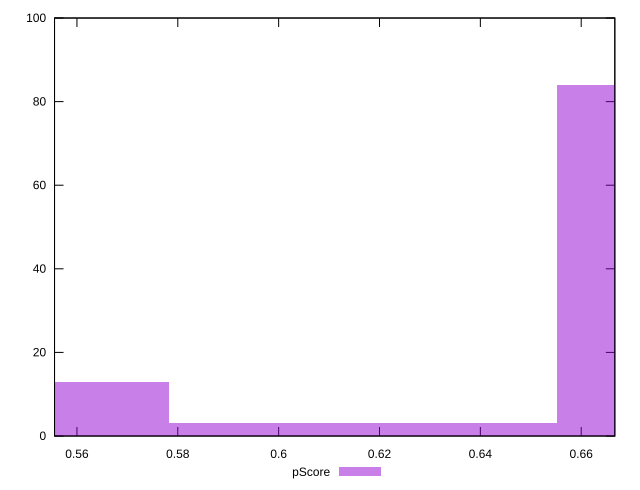

Reproduce this figure in gnuplot.
reset

$pScore <<EOF
0.6167259754841167 3
0.6938167224196312 84
0.5396352285486021 13
EOF

set key outside below
set boxwidth 0.07709074693551458
set xrange [0.5555555555555556:0.6666666666666666]
set yrange [0:100]
set trange [0:100]
set style fill transparent solid 0.5 noborder
set terminal svg size 640, 490 enhanced background rgb 'white'
set output "report_00018_2021-02-10T15-25-16.877Z/uses-webp-images/samples/pages+cached+noadtech/pScore/histogram.svg"

plot $pScore title "pScore" with boxes

reset
